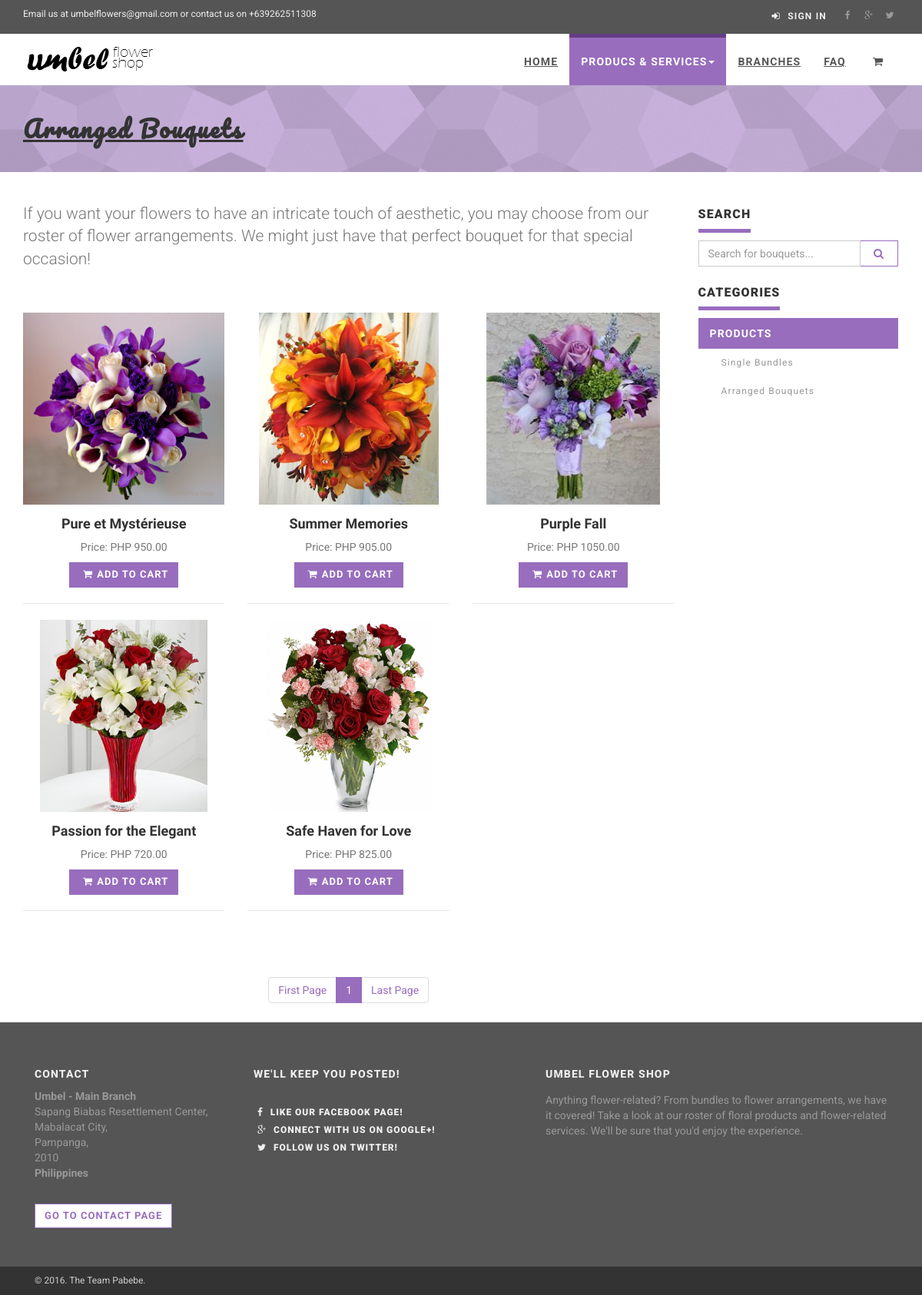
Page /bouquets.php on the committed database.
### tables this page shows
CREATE TABLE `bouquet` (
  `bo_ID` varchar(10) NOT NULL,
  `bo_name` varchar(100) NOT NULL,
  `bo_desc` text NOT NULL,
  `bo_price` int(10) NOT NULL,
  `bo_img` longblob,
  `bo_status` varchar(20) NOT NULL
);

CREATE TABLE `branch` (
  `b_ID` varchar(10) NOT NULL,
  `b_name` varchar(40) NOT NULL,
  `b_stradd` varchar(250) NOT NULL,
  `b_city` varchar(100) NOT NULL,
  `b_province` varchar(100) NOT NULL,
  `b_zip` varchar(20) NOT NULL,
  `b_contact` varchar(30) NOT NULL,
  `b_img` longblob,
  `b_lat` float NOT NULL,
  `b_long` float NOT NULL,
  `b_status` varchar(40) DEFAULT NULL
);

### bouquets.php (the view, shortened to what this page needs)
<?php
include('functions/connect.php');
?>
<!DOCTYPE html>
<html lang="en">
<head>
    <link rel="stylesheet" href="css/font-awesome.css">
    <link rel="stylesheet" href="css/bootstrap.min.css">
    <link href="css/animate.css" rel="stylesheet">
    <link href="css/style.violet.css" rel="stylesheet" id="theme-stylesheet">
    <link href="css/custom.css" rel="stylesheet">
</head>
<body>
    <div id="all">
        <header>
           <div id="top">
                <div class="container">
                    <div class="row">
                        <div class="col-xs-5 contact">
                            <p class="hidden-sm hidden-xs">Email us at umbelflowers@gmail.com or contact us on +639262511308</p>
                        </div>
                        <div class="col-xs-7">
                            <div class="social">
                                <a href="https://www.facebook.com/Umbel-Flower-Shop-574858816011441" class="external facebook" data-animate-hover="pulse"><i class="fa fa-facebook"></i></a>
                                <a href="https://plus.google.com/100020032545980242873" class="external gplus" data-animate-hover="pulse"><i class="fa fa-google-plus"></i></a>
                                <a href="https://twitter.com/UmbelFlowers" class="external twitter" data-animate-hover="pulse"><i class="fa fa-twitter"></i></a>
                            </div>
                            <div class="login">
                                <a href="#" data-toggle="modal" data-target="#login-modal"><i class="fa fa-sign-in"></i> Sign In</a>
                            </div>
                        </div>
                    </div>
                </div>
            </div>
            <div class="navbar-affixed-top" data-spy="affix" data-offset-top="200">
                <div class="navbar navbar-default yamm" role="navigation" id="navbar">
                    <div class="container">
                        <div class="navbar-header">
                            <a class="navbar-brand home" href="index.php">
                                <img src="img/logo.png" alt="Umbel logo" class="hidden-xs hidden-sm">
                            </a>
                        </div>
                        <div class="navbar-collapse collapse" id="navigation">
                            <ul class="nav navbar-nav navbar-right">
                                <li class="dropdown">
                                    <a href="index.php">Home</a>
                                </li>
                                <li class="dropdown use-yamm yamm-fw active">
                                    <a href="#" class="dropdown-toggle" data-toggle="dropdown">Producs & Services<b class="caret"></b></a>
                                </li>
                                <li>
                                    <a href="branches.php">Branches</a>
                                </li>
                                <li>
                                    <a href="faq.php">FAQ</a>
                                </li>
                                <li>
                                    <a href="cart.php"><i class="fa fa-shopping-cart"></i></a>
                                </li>
                            </ul>
                        </div>
                    </div>
                </div>
            </div>
            </div>
        <div id="heading-breadcrumbs">
            <div class="container">
                <div class="row">
                    <div class="col-md-7">
                        <h1 style="font-family: 'Pacifico', Helvetica, sans-serif;"><u>Arranged Bouquets</u></h1>
                    </div>
                </div>
            </div>
        </div>
          <div id="content">
            <div class="container">
                <div class="row">
                    <div class="col-sm-9">
                        <p class="text-muted lead">If you want your flowers to have an intricate touch of aesthetic, you may choose from our roster of flower arrangements. We might just have that perfect bouquet for that special occasion!</p>
                        <div class="row products">
                        <?php
                            $per_page=6;
                            if(isset($_GET['page'])){
                                $page=$_GET['page'];
                            } else {
                                $page=1;
                            }
                            $start_from=($page-1)*$per_page;
                             if(isset($_GET['searchBouquet'])){
                                $name=$_GET['searchBouquet'];
                                $query="SELECT * FROM bouquet WHERE bo_status!='Archived' AND bo_name LIKE '%$name%' LIMIT $start_from, $per_page";
                            } else {
                                $query="SELECT * FROM bouquet WHERE bo_status!='Archived' LIMIT $start_from, $per_page";
                            }
                        $queryecho=mysqli_query($con, $query);
                        if(mysqli_num_rows($queryecho) > 0){
                            while($row1=mysqli_fetch_array($queryecho)){
                        ?>
                            <div class="col-md-4 col-sm-6" style = "height: 400px;">
                            <div class="product">
                            <div class="box-image">
                                <div class="image">
                                    <?php
                                    if($row1['bo_img'] != "uploads/"){
                                    ?>
                                        <center><img src="<?php echo $row1['bo_img'];?>" alt="" class="img-responsive" style="height:250px;"></center>
                                    <?php
                                    } else {
                                    ?>
                                        <center><img src="img/noimg.jpg" alt="" class="img-responsive" style="height:250px;"></center>
                                    <?php
                                    }
                                    ?>
                                </div>
                            </div>
                                    <div>
                                        <h4 style="font-family:'Comfortaa', Helvetica, sans-serif;"><b><?php echo $row1['bo_name']; ?></b></h4>
                                        <p class="text-muted">Price: <?php echo "PHP " . $row1['bo_price'] . ".00"; ?></p>
                                        <a href="cart.php?id=<?php echo $row1['bo_ID'];?>" class="btn btn-template-primary btn-small"><i class="fa fa-shopping-cart"></i>Add to cart</a>
                                        <br>
                                        <br>
                                    </div>
                                 </div>
                            </div>
                        <?php
                        }
                    }
                ?>
                        </div>
                        <br>
                        <br>
                        <br>
                        <div class="pages">
                            <?php
                            if(isset($_GET['searchBoquet'])){
                                $queryPage="SELECT * FROM bouquet WHERE bo_status!='Archived' AND bo_name LIKE '%$name%'";
                            } else {
                                $queryPage="SELECT * FROM bouquet WHERE bo_status!='Archived'";
                            }
                            $checkRes=mysqli_query($con, $queryPage);
                            $total_records=mysqli_num_rows($checkRes);
                            $total_pages = ceil($total_records/$per_page);
                            ?>
                            <ul class="pagination">
                                <li><a href="bouquets.php?page=1">First Page</a>
                                </li>
                                <?php
                                for($i=1; $i<=$total_pages;$i++){
                                    if($i == $page){
                                ?>
                                <li class="active"><a href="bouquets.php?page=<?php echo $i;?>"><?php echo $i; ?></a>
                                </li>
                                <?php
                            }
                                    else{
                                ?>
                                <li><a href="bouquets.php?page=<?php echo $i;?>"><?php echo $i; ?></a>
                                </li>
                                <?php
                                    }
                                }
                                ?>
                                <li><a href="bouquets.php?page=<?php echo $total_pages;?>">Last Page</a>
                                </li>
                            </ul>
                        </div>
                    </div>
                    <div class="col-sm-3">
                        <div class="panel panel-default sidebar-menu">
                            <div class="panel-heading">
                                <h3 class="panel-title">Search</h3>
                            </div>
                            <div class="panel-body">
                                <form role="search">
                                    <div class="input-group">
                                        <input type="text" class="form-control" placeholder="Search for bouquets..." name= 'searchBouquet'>
                                        <span class="input-group-btn">
                                        <button type="submit" class="btn btn-template-main"><i class="fa fa-search"></i></button>
                                        </span>
                                    </div>
                                </form>
                            </div>
                            <br />
                            <div class="panel-heading">
                                <h3 class="panel-title">Categories</h3>
                            </div>
                            <div class="panel-body">
                                <ul class="nav nav-pills nav-stacked category-menu">
                                    <li class="active">
                                        <a href="#">Products</a>
                                        <ul>
                                            <li><a href="singles.php">Single Bundles</a>
                                            </li>
                                            <li><a href="bouquets.php">Arranged Bouquets</a>
                                            </li>
                                        </ul>
                                    </li>
                                </ul>
                            </div>
                        </div>
                    </div>
                </div>
            </div>
        </div>
          <footer id="footer">
            <div class="container">
                <div class="col-md-3 col-sm-6">
                    <h4>Contact</h4>
                    <?php
                    $sql="SELECT * FROM branch WHERE b_id= '0000'";
                    $result=(mysqli_query($con, $sql));
                    $row=mysqli_fetch_assoc($result);
                    ?>
                    <p><strong><?php echo $row['b_name'];?></strong>
                        <br><?php echo $row['b_stradd'] . ","; ?>
                        <br><?php echo $row['b_city'] . ","; ?>
                        <br><?php echo $row['b_province'] . ","; ?>
                        <br><?php echo $row['b_zip'];?>
                        <br>
                        <strong>Philippines</strong>
                    </p>
                    <br>
                    <a href="faq.php#cont" class="btn btn-small btn-template-main">Go to contact page</a>
                </div>
                                <div class="col-md-4 col-sm-6">
                    <h4>We'll keep you posted!</h4>
                    <br />
                <div class="blog-entries">
                    <div class="blog-entries">
                        <div class="item same-height-row clearfix">
                            <div class="name same-height-always">
                                <h5><a href="https://www.facebook.com/Umbel-Flower-Shop-574858816011441"><i class="fa fa-facebook"></i> Like our Facebook page!</a></h5>
                            </div>
                        </div>
                    </div>
                    <div class="blog-entries">
                        <div class="item same-height-row clearfix">
                            <div class="name same-height-always">
                                <h5><a href="https://plus.google.com/100020032545980242873"><i class="fa fa-google-plus"></i> Connect with us on Google+!</a></h5>
                            </div>
                        </div>
                    </div>
                    <div class="blog-entries">
                        <div class="item same-height-row clearfix">
                            <div class="name same-height-always">
                                <h5><a href="https://twitter.com/UmbelFlowers"><i class="fa fa-twitter"></i> Follow us on Twitter!</a></h5>
                            </div>
                        </div>
                    </div>
                </div>
                </div>
                <div class="col-md-5  col-sm-6">
                    <h4>Umbel Flower Shop</h4>
                    <div class="blog-entries">
                        <div class="item same-height-row clearfix">
                            <div class="name same-height-always">
                                <p>Anything flower-related? From bundles to flower arrangements, we have it covered! Take a look at our roster of floral products and flower-related services. We'll be sure that you'd enjoy the experience.</p>
                            </div>
                        </div>
                    </div>
                </div>
            </div>
        </footer>
        <div id="copyright">
            <div class="container">
                <div class="col-md-12">
                    <p class="pull-left">&copy; 2016. The Team Pabebe.</p>
                </div>
            </div>
        </div>
</body>
</html>

### rows in the picture
bouquet: bo_img (picture), bo_name "Pure et Mystérieuse", bo_price "950"
bouquet: bo_img (picture), bo_name "Summer Memories", bo_price "905"
bouquet: bo_img (picture), bo_name "Purple Fall", bo_price "1050"
bouquet: bo_img (picture), bo_name "Passion for the Elegant", bo_price "720"
bouquet: bo_img (picture), bo_name "Safe Haven for Love", bo_price "825"
branch: b_name "Umbel - Main Branch", b_stradd "Sapang Biabas Resettlement Center", b_city "Mabalacat City", b_province "Pampanga", b_zip "2010"
